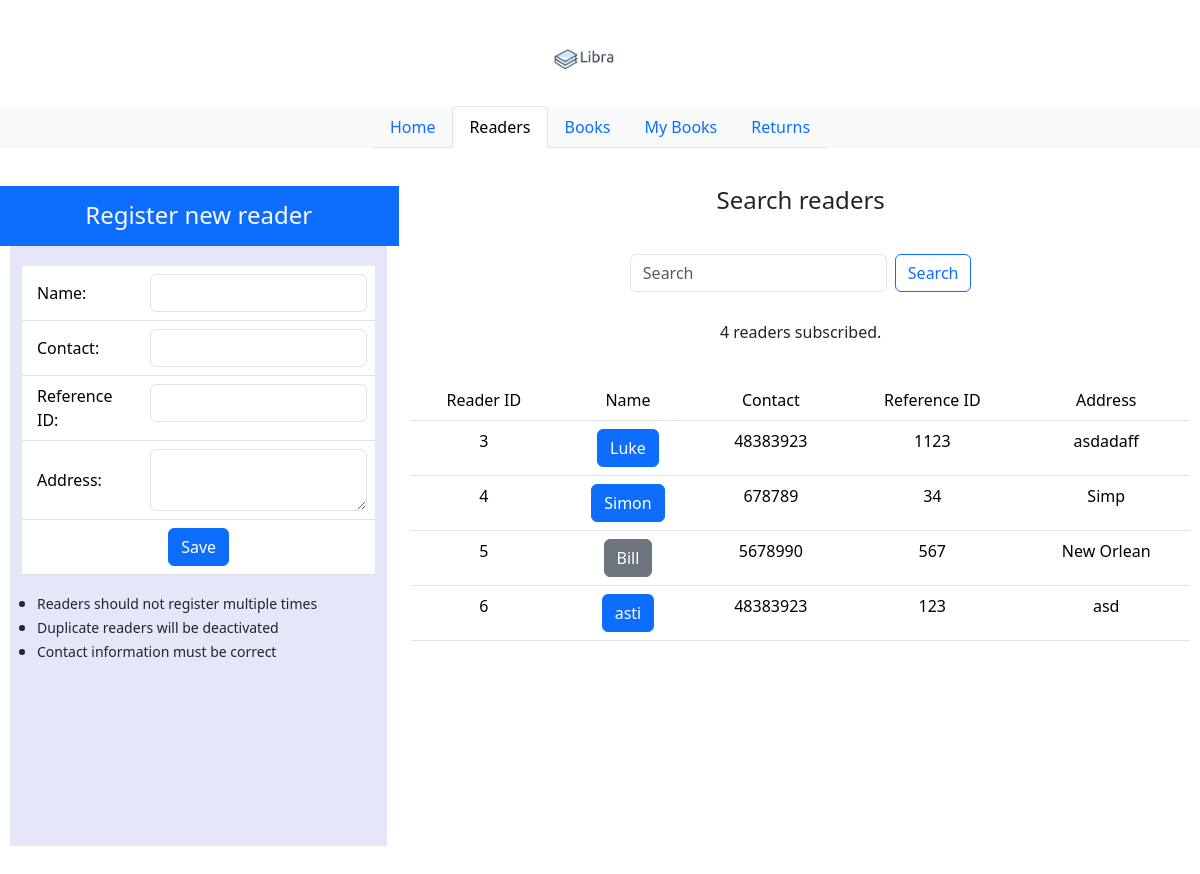
Page /readers/ on the earlier database version.
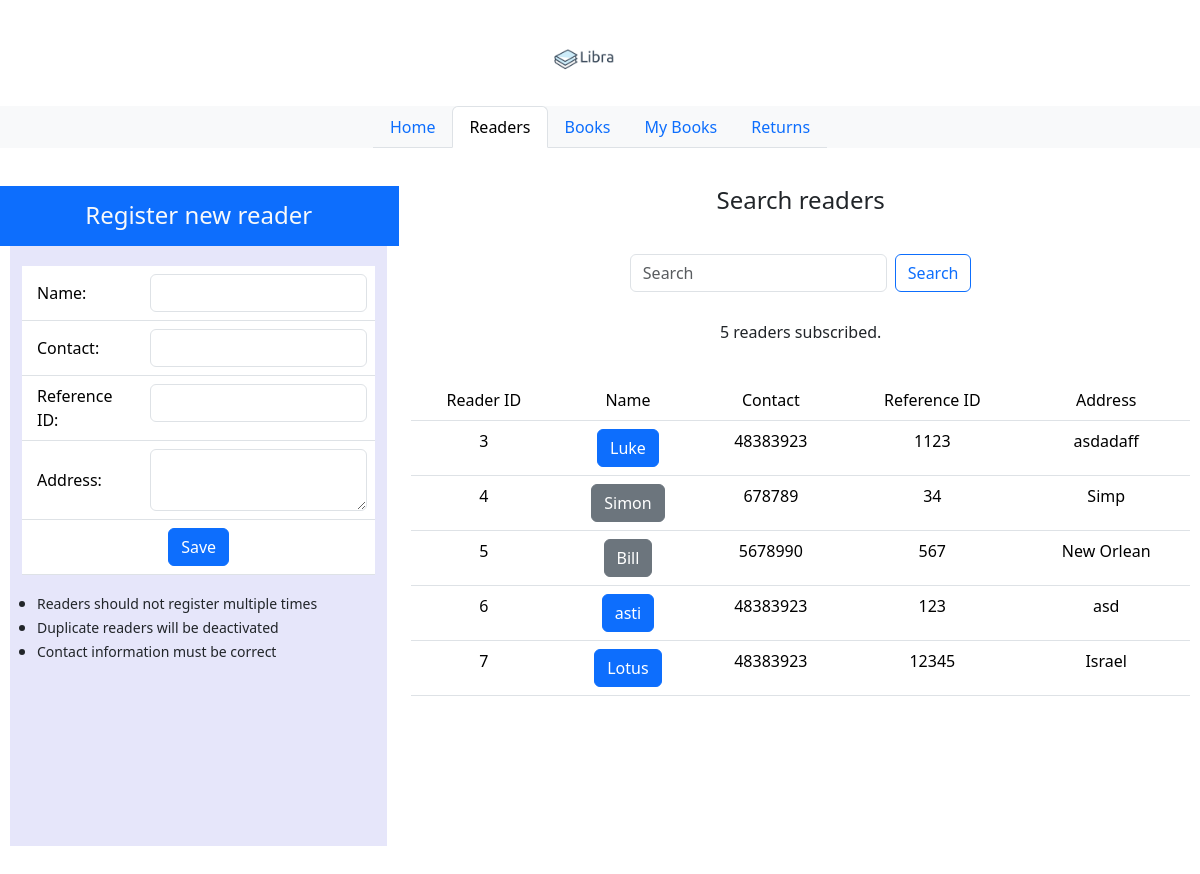
Same page on the later database version.
### libs_app/models.py (models this page shows, shortened)
class Reader(models.Model):
    reference_id = models.CharField(max_length=200)
    reader_name = models.CharField(max_length=200)
    reader_contact = models.CharField(max_length=200)
    reader_address = models.TextField()
    active = models.BooleanField(default=True)

### libs_app/views.py (the view)
# urls.py: path('readers/', views.readers_tab, name='readers'),
def readers_tab(request):
    if request.method == "GET":
        readers = Reader.objects.all()  # Query all readers using the Reader model
        return render(request, "readers.html", context={"current_tab": "readers", "readers": readers})
    elif request.method == "POST":
        query = request.POST.get('query')
        readers = Reader.objects.raw(f"SELECT * FROM libs_app_reader WHERE reader_name LIKE '%{query}%'")
        return render(request, "readers.html", context={"current_tab": "readers", "readers": readers, "query": query})

### libs_app/templates/readers.html (shortened to what the changed rows need)
<!DOCTYPE html>
{% extends "index.html" %}
{% load static %}
{% block main_content %}
<div class="container-flex text-center justify-content-center align-items-center" style="padding-top: 10px; padding-bottom: 20px; margin: 10px; vertical-align: middle;">
    <div class="row">
        <div class="col-md-8">
            <div class="row" style="margin-top: 20px;">
                <p>{{ readers|length }} readers subscribed.</p>
            </div>
            <div class="row" style="margin-top: 20px;">
                <div class="container" style="overflow-y: auto;height: 400px;">
                    <table class="table table-hover">
                        <thead>
                            <tr>
                                <td>Reader ID</td>
                                <td>Name</td>
                                <td>Contact</td>
                                <td>Reference ID</td>
                                <td>Address</td>
                            </tr>
                        </thead>
                        <tbody>
                            {% for reader in readers %}
                            <tr>
                                <td>{{reader.id}}</td>
                                <td>{% if reader.active %}
                                    <span class="btn btn-primary">{{reader.reader_name}}</span>
                                    {% else %}
                                    <span class="btn btn-secondary">{{reader.reader_name}}</span>
                                    {% endif %}
                                </td>
                                <td>{{reader.reader_contact}}</td>
                                <td>{{reader.reference_id}}</td>
                                <td>{{reader.reader_address}}</td>
                            </tr>
                            {% endfor %}
                        </tbody>
                    </table>
                </div>
            </div>
    </div>
</div>
{% endblock %}

Differences in the rows shown:
changed Reader "Simon": active True → False (drawn)
added Reader: id "7", reader_name "Lotus", reader_contact "48383923", reference_id "12345", reader_address "Israel"
Other differences:
{{ readers|length }}: "4" → "5"
